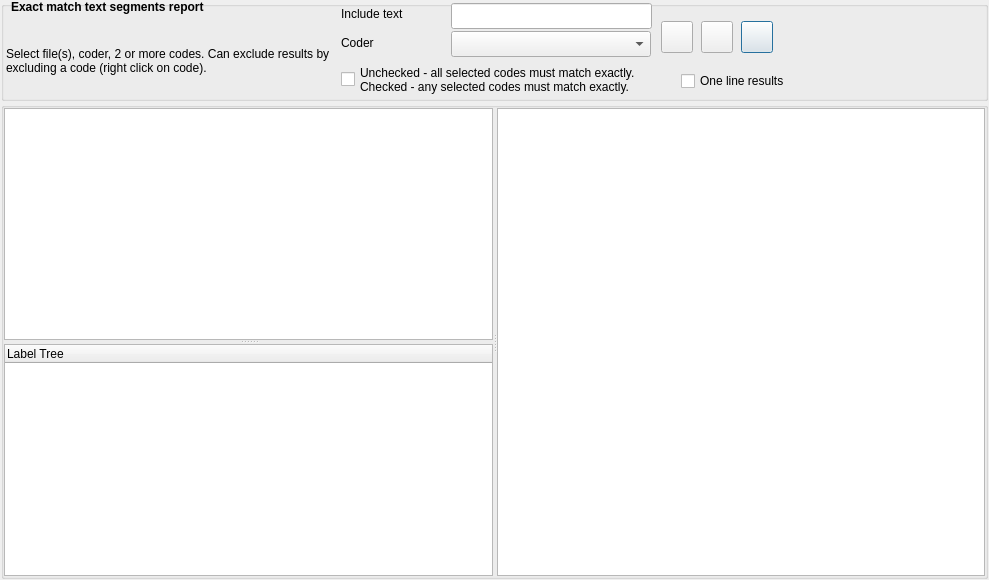
<?xml version="1.0" encoding="UTF-8"?>
<ui version="4.0">
 <class>DialogMatchingTextSegments</class>
 <widget class="QDialog" name="DialogMatchingTextSegments">
  <property name="windowModality">
   <enum>Qt::NonModal</enum>
  </property>
  <property name="geometry">
   <rect>
    <x>0</x>
    <y>0</y>
    <width>989</width>
    <height>580</height>
   </rect>
  </property>
  <property name="windowTitle">
   <string>Report matching text segments</string>
  </property>
  <layout class="QVBoxLayout" name="verticalLayout">
   <property name="spacing">
    <number>1</number>
   </property>
   <property name="leftMargin">
    <number>1</number>
   </property>
   <property name="topMargin">
    <number>1</number>
   </property>
   <property name="rightMargin">
    <number>1</number>
   </property>
   <property name="bottomMargin">
    <number>1</number>
   </property>
   <item>
    <widget class="QGroupBox" name="groupBox">
     <property name="sizePolicy">
      <sizepolicy hsizetype="Preferred" vsizetype="Preferred">
       <horstretch>0</horstretch>
       <verstretch>0</verstretch>
      </sizepolicy>
     </property>
     <property name="minimumSize">
      <size>
       <width>0</width>
       <height>100</height>
      </size>
     </property>
     <property name="maximumSize">
      <size>
       <width>16777215</width>
       <height>100</height>
      </size>
     </property>
     <property name="title">
      <string/>
     </property>
     <widget class="QComboBox" name="comboBox_coders">
      <property name="geometry">
       <rect>
        <x>450</x>
        <y>30</y>
        <width>200</width>
        <height>26</height>
       </rect>
      </property>
      <property name="toolTip">
       <string>&lt;html&gt;&lt;head/&gt;&lt;body&gt;&lt;p&gt;Select coder. Blank for all.&lt;/p&gt;&lt;/body&gt;&lt;/html&gt;</string>
      </property>
     </widget>
     <widget class="QLabel" name="label_title">
      <property name="geometry">
       <rect>
        <x>10</x>
        <y>-1</y>
        <width>291</width>
        <height>31</height>
       </rect>
      </property>
      <property name="font">
       <font>
        <weight>75</weight>
        <bold>true</bold>
       </font>
      </property>
      <property name="toolTip">
       <string>&lt;html&gt;&lt;head/&gt;&lt;body&gt;&lt;p&gt;&lt;br/&gt;&lt;/p&gt;&lt;/body&gt;&lt;/html&gt;</string>
      </property>
      <property name="text">
       <string>&lt;html&gt;&lt;head/&gt;&lt;body&gt;&lt;p&gt;Exact match text segments report&lt;/p&gt;&lt;/body&gt;&lt;/html&gt;</string>
      </property>
      <property name="alignment">
       <set>Qt::AlignLeading|Qt::AlignLeft|Qt::AlignTop</set>
      </property>
      <property name="wordWrap">
       <bool>true</bool>
      </property>
     </widget>
     <widget class="QLabel" name="label_coder">
      <property name="geometry">
       <rect>
        <x>340</x>
        <y>28</y>
        <width>109</width>
        <height>28</height>
       </rect>
      </property>
      <property name="toolTip">
       <string>&lt;html&gt;&lt;head/&gt;&lt;body&gt;&lt;p&gt;Select coder. Blank for all&lt;/p&gt;&lt;/body&gt;&lt;/html&gt;</string>
      </property>
      <property name="text">
       <string>Coder</string>
      </property>
     </widget>
     <widget class="QPushButton" name="pushButton_export">
      <property name="geometry">
       <rect>
        <x>740</x>
        <y>20</y>
        <width>32</width>
        <height>32</height>
       </rect>
      </property>
      <property name="toolTip">
       <string>Export Excel file</string>
      </property>
      <property name="text">
       <string/>
      </property>
     </widget>
     <widget class="QPushButton" name="pushButton_run">
      <property name="geometry">
       <rect>
        <x>700</x>
        <y>20</y>
        <width>32</width>
        <height>32</height>
       </rect>
      </property>
      <property name="toolTip">
       <string>Run</string>
      </property>
      <property name="text">
       <string/>
      </property>
     </widget>
     <widget class="QLabel" name="label_include">
      <property name="geometry">
       <rect>
        <x>340</x>
        <y>0</y>
        <width>111</width>
        <height>26</height>
       </rect>
      </property>
      <property name="toolTip">
       <string>&lt;html&gt;&lt;head/&gt;&lt;body&gt;&lt;p&gt;Coded text must include the text here.&lt;/p&gt;&lt;/body&gt;&lt;/html&gt;</string>
      </property>
      <property name="text">
       <string>Include text</string>
      </property>
     </widget>
     <widget class="QLineEdit" name="lineEdit_include">
      <property name="geometry">
       <rect>
        <x>450</x>
        <y>2</y>
        <width>201</width>
        <height>26</height>
       </rect>
      </property>
     </widget>
     <widget class="QLabel" name="label_instructions">
      <property name="geometry">
       <rect>
        <x>5</x>
        <y>24</y>
        <width>331</width>
        <height>71</height>
       </rect>
      </property>
      <property name="text">
       <string>Select file(s), coder, 2 or more codes. Can exclude results by excluding a code (right click on code).</string>
      </property>
      <property name="wordWrap">
       <bool>true</bool>
      </property>
     </widget>
     <widget class="QCheckBox" name="checkBox_any_matches">
      <property name="geometry">
       <rect>
        <x>340</x>
        <y>63</y>
        <width>621</width>
        <height>31</height>
       </rect>
      </property>
      <property name="text">
       <string>Unchecked - all selected codes must match exactly.
Checked - any selected codes must match exactly.</string>
      </property>
     </widget>
     <widget class="QCheckBox" name="checkBox_one_line">
      <property name="geometry">
       <rect>
        <x>680</x>
        <y>70</y>
        <width>211</width>
        <height>20</height>
       </rect>
      </property>
      <property name="toolTip">
       <string>&lt;html&gt;&lt;head/&gt;&lt;body&gt;&lt;p&gt;Matching exact coded text for multiple codes are collated into one line.&lt;/p&gt;&lt;/body&gt;&lt;/html&gt;</string>
      </property>
      <property name="text">
       <string>One line results</string>
      </property>
     </widget>
     <widget class="QPushButton" name="pushButton_file_filter">
      <property name="geometry">
       <rect>
        <x>660</x>
        <y>20</y>
        <width>32</width>
        <height>32</height>
       </rect>
      </property>
      <property name="toolTip">
       <string>&lt;html&gt;&lt;head/&gt;&lt;body&gt;&lt;p&gt;File attributes filter&lt;/p&gt;&lt;/body&gt;&lt;/html&gt;</string>
      </property>
      <property name="text">
       <string/>
      </property>
     </widget>
    </widget>
   </item>
   <item>
    <widget class="QGroupBox" name="groupBox_2">
     <property name="title">
      <string/>
     </property>
     <layout class="QGridLayout" name="gridLayout">
      <property name="leftMargin">
       <number>0</number>
      </property>
      <property name="topMargin">
       <number>0</number>
      </property>
      <property name="rightMargin">
       <number>0</number>
      </property>
      <property name="bottomMargin">
       <number>0</number>
      </property>
      <property name="spacing">
       <number>0</number>
      </property>
      <item row="0" column="0">
       <widget class="QSplitter" name="splitter">
        <property name="orientation">
         <enum>Qt::Horizontal</enum>
        </property>
        <widget class="QSplitter" name="splitter_vert">
         <property name="orientation">
          <enum>Qt::Vertical</enum>
         </property>
         <widget class="QListWidget" name="listWidget_files"/>
         <widget class="QTreeWidget" name="treeWidget">
          <column>
           <property name="text">
            <string notr="true">Label Tree</string>
           </property>
          </column>
         </widget>
        </widget>
        <widget class="QTableWidget" name="tableWidget"/>
       </widget>
      </item>
     </layout>
    </widget>
   </item>
  </layout>
 </widget>
 <tabstops>
  <tabstop>comboBox_coders</tabstop>
  <tabstop>pushButton_run</tabstop>
  <tabstop>pushButton_export</tabstop>
  <tabstop>listWidget_files</tabstop>
  <tabstop>treeWidget</tabstop>
 </tabstops>
 <resources/>
 <connections/>
</ui>
